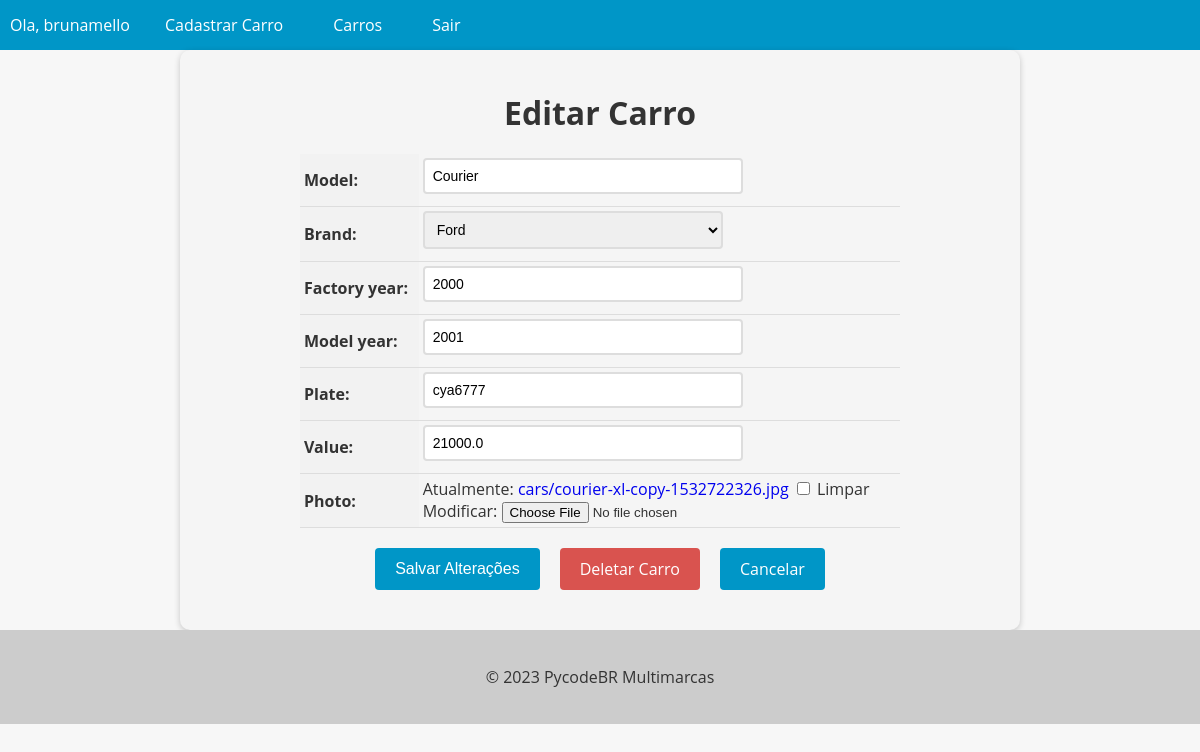
The app's page /car/4/update/ (signed in) with its own data.
### cars/models.py (models this page shows, shortened)
class Car(models.Model):
    id = models.AutoField(primary_key=True)
    model = models.CharField(max_length=200)
    brand = models.ForeignKey(Brand, on_delete=models.PROTECT, related_name='car_brand')
    factory_year = models.IntegerField(blank=True, null=True)
    model_year = models.IntegerField(blank=True, null=True)
    plate = models.CharField(max_length=10, blank=True, null=True)
    value = models.FloatField(blank=True, null=True)
    photo = models.ImageField(upload_to='cars/', blank=True, null=True)

### cars/views.py (the view, shortened to what this page needs)
# urls.py: path('car/<int:pk>/update/', CarUpdateView.as_view(), name='car_update'),
@method_decorator(login_required(login_url='login'), name='dispatch')
class CarUpdateView(UpdateView):
    model = Car
    form_class = CarModelForm
    template_name = 'car_update.html'

### cars/forms.py (shortened to what this page needs)
class CarModelForm(forms.ModelForm):
    class Meta:
        model = Car
        fields = '__all__'

### cars/models.py (called while the page is built)
    def __str__(self):
        return self.name

### cars/templates/car_update.html (shortened to what this page needs)
{% extends "base.html" %}
{% block content %}
    <form method="post" enctype="multipart/form-data">
        <h1>Editar Carro</h1>
        <table>
            {{ form.as_table }}
        </table>
        <div>
            <div class="buttons-container">
                <input type="submit" value="Salvar Alterações" class="btn btn-primary">
                <a href="{% url 'car_delete' pk=object.pk %}" class="btn btn-danger">Deletar Carro</a>
                <a href="{% url 'cars_list' %}" class="btn btn-secondary">Cancelar</a>
            </div>
        </div>
    </form>
{% endblock %}

### app/templates/base.html (shortened to what this page needs)
<!DOCTYPE html>
<html lang="en">
<head>
</head>
<body>
<header>
    <nav>
        <ul>
            {% if user.is_authenticated %}
                <li>Ola, {{ user.username }}</li>
                <li><a href="{% url 'new_car' %}">Cadastrar Carro</a></li>
            {% endif %}
            <li><a href="{% url 'cars_list' %}">Carros</a></li>
            {% if user.is_authenticated %}
                <li><a href="{% url 'logout' %}">Sair</a></li>
            {% endif %}
        </ul>
    </nav>
</header>
<main>
    {% block content %}
    {% endblock %}
</main>
<footer>
    <p>&copy; 2023 PycodeBR Multimarcas</p>
</footer>
</body>
</html>

### app/templates/base.html (style rules this page uses)
body { font-family: 'Open Sans', sans-serif; background-color: #f7f7f7; color: #333; margin: 0; padding: 0; }
header { background-color: #0096c7; color: #fff; text-align: center; }
footer { background-color: #ccc; color: #333; padding: 20px; text-align: center; }
nav { background-color: #0096c7; color: #fff; height: 50px; display: flex; justify-content: space-between; align-items: center; }
nav ul { list-style: none; margin: 0; padding: 0; display: flex; }
nav ul li { margin: 0 10px; }
nav ul li a { color: #fff; text-decoration: none; font-size: 16px; padding: 15px; transition: all 0.3s ease; }

### cars/templates/car_update.html (style rules this page uses)
form { max-width: 800px; margin: 0 auto; padding: 20px; background-color: #f5f5f5; border-radius: 10px; box-shadow: 0 2px 6px rgba(0, 0, 0, 0.2); }
form h1 { font-size: 2rem; margin-bottom: 20px; text-align: center; }
table { margin: 0 auto; border-collapse: collapse; width: 100%; max-width: 600px; }
th, td { padding: 4px; text-align: left; border-bottom: 1px solid #ddd; }
th { background-color: #f2f2f2; }
input[type="text"], input[type="number"], select, textarea { padding: 8px; font-size: 14px; border: 2px solid #ddd; border-radius: 4px; width: 100%; max-width: 300px; margin-bottom: 8px; transition: border-bottom-color 0.3s ease-in-out; }
.btn { background-color: #0096c7; color: #fff; border: none; padding: 10px 20px; font-size: 16px; border-radius: 4px; cursor: pointer; transition: background-color 0.3s ease-in-out; }
.buttons-container { display: flex; justify-content: center; margin-top: 20px; margin-bottom: 20px; }
.btn { display: inline-block; background-color: #0096c7; color: #fff; border: none; padding: 10px 20px; font-size: 16px; border-radius: 4px; cursor: pointer; transition: background-color 0.3s ease-in-out; margin: 0 10px; }
.btn-danger { background-color: #d9534f; text-decoration: none !important; }
a { text-decoration: none !important; }

### records on screen
Car: model "Courier", brand "Ford", factory_year "2000", model_year "2001", plate "cya6777", value "21000.0"

### other values on screen
{{ user.username }} "brunamello"
